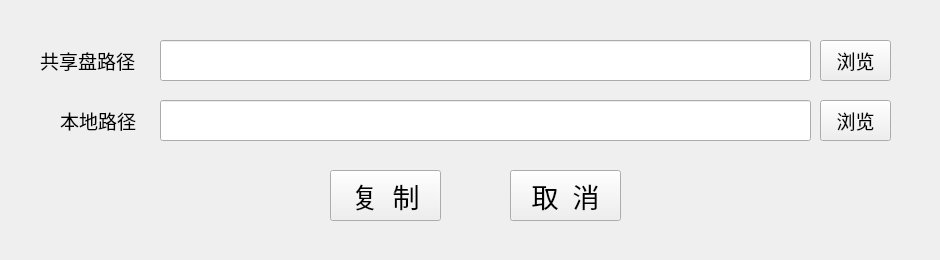
<?xml version="1.0" encoding="UTF-8"?>
<ui version="4.0">
 <class>FileCopyClass</class>
 <widget class="QMainWindow" name="FileCopyClass">
  <property name="geometry">
   <rect>
    <x>0</x>
    <y>0</y>
    <width>940</width>
    <height>260</height>
   </rect>
  </property>
  <property name="windowTitle">
   <string>文件复制工具</string>
  </property>
  <widget class="QWidget" name="centralWidget">
   <widget class="QLabel" name="label">
    <property name="geometry">
     <rect>
      <x>40</x>
      <y>40</y>
      <width>121</width>
      <height>41</height>
     </rect>
    </property>
    <property name="font">
     <font>
      <family>微软雅黑</family>
      <pointsize>14</pointsize>
     </font>
    </property>
    <property name="text">
     <string>共享盘路径</string>
    </property>
   </widget>
   <widget class="QLineEdit" name="lineEdit">
    <property name="geometry">
     <rect>
      <x>160</x>
      <y>40</y>
      <width>651</width>
      <height>41</height>
     </rect>
    </property>
    <property name="font">
     <font>
      <family>微软雅黑</family>
      <pointsize>12</pointsize>
     </font>
    </property>
    <property name="readOnly">
     <bool>true</bool>
    </property>
   </widget>
   <widget class="QLabel" name="label_2">
    <property name="geometry">
     <rect>
      <x>60</x>
      <y>100</y>
      <width>101</width>
      <height>41</height>
     </rect>
    </property>
    <property name="font">
     <font>
      <family>微软雅黑</family>
      <pointsize>14</pointsize>
     </font>
    </property>
    <property name="text">
     <string>本地路径</string>
    </property>
   </widget>
   <widget class="QLineEdit" name="lineEdit_2">
    <property name="geometry">
     <rect>
      <x>160</x>
      <y>100</y>
      <width>651</width>
      <height>41</height>
     </rect>
    </property>
    <property name="font">
     <font>
      <family>微软雅黑</family>
      <pointsize>12</pointsize>
     </font>
    </property>
    <property name="readOnly">
     <bool>true</bool>
    </property>
   </widget>
   <widget class="QPushButton" name="pushButton">
    <property name="geometry">
     <rect>
      <x>820</x>
      <y>40</y>
      <width>71</width>
      <height>41</height>
     </rect>
    </property>
    <property name="font">
     <font>
      <family>微软雅黑</family>
      <pointsize>14</pointsize>
     </font>
    </property>
    <property name="text">
     <string>浏览</string>
    </property>
   </widget>
   <widget class="QPushButton" name="pushButton_2">
    <property name="geometry">
     <rect>
      <x>820</x>
      <y>100</y>
      <width>71</width>
      <height>41</height>
     </rect>
    </property>
    <property name="font">
     <font>
      <family>微软雅黑</family>
      <pointsize>14</pointsize>
     </font>
    </property>
    <property name="text">
     <string>浏览</string>
    </property>
   </widget>
   <widget class="QPushButton" name="pushButton_3">
    <property name="geometry">
     <rect>
      <x>330</x>
      <y>170</y>
      <width>111</width>
      <height>51</height>
     </rect>
    </property>
    <property name="font">
     <font>
      <family>微软雅黑</family>
      <pointsize>20</pointsize>
     </font>
    </property>
    <property name="text">
     <string>复  制</string>
    </property>
   </widget>
   <widget class="QPushButton" name="pushButton_4">
    <property name="geometry">
     <rect>
      <x>510</x>
      <y>170</y>
      <width>111</width>
      <height>51</height>
     </rect>
    </property>
    <property name="font">
     <font>
      <family>微软雅黑</family>
      <pointsize>20</pointsize>
     </font>
    </property>
    <property name="text">
     <string>取  消</string>
    </property>
   </widget>
  </widget>
 </widget>
 <layoutdefault spacing="6" margin="11"/>
 <resources>
  <include location="FileCopy.qrc"/>
 </resources>
 <connections/>
</ui>
